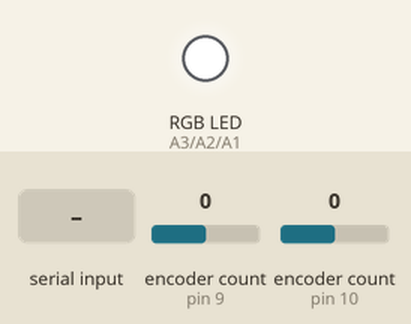
This sketch was run on a simulated Arduino Pro Mini, built with avr-gcc and run on an emulated ATmega328P. Parts: an RGB LED mixed from three pins (HIGH = lit). Inputs (shaded band) come from the test bench; at power-on: encoder count (sensors on pin 9, pin 10) 0.

Above: at 2.2 s.
2.3 s: "M" received over Serial
At 2.9 s:
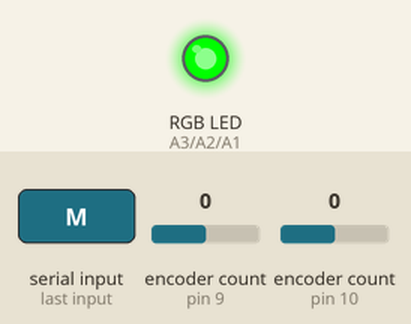
4.8 s: "C" received over Serial
At 5.6 s:
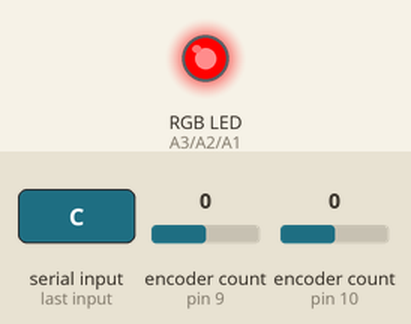
7.3 s: "O" received over Serial
At 7.9 s:
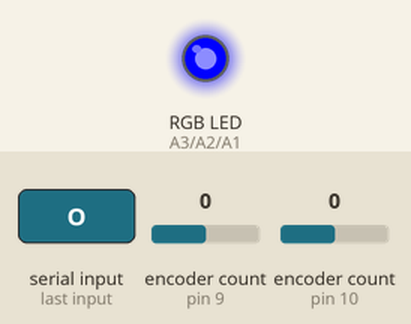
12.8 s: byte 87 (87) received over Serial
At 13.3 s:
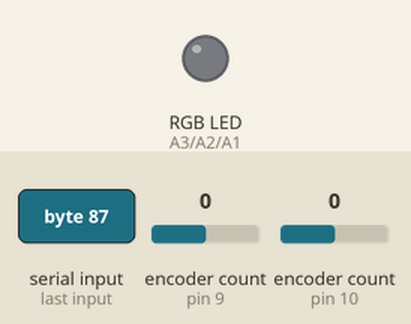
Timing chart, 0 to 15.8 s (numbered marks = the images above; inputs shaded):
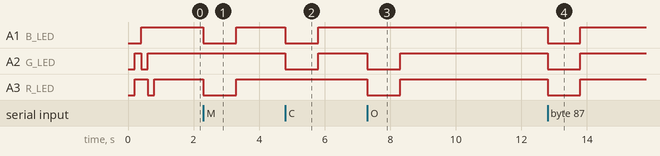

Measured:
- after the input at 2.3 s, A1 (B_LED), A3 (R_LED): HIGH → LOW at once, → HIGH 1.0 s later
- after the input at 4.8 s, A1 (B_LED), A2 (G_LED): HIGH → LOW at once, → HIGH 1.0 s later
- after the input at 7.3 s, A2 (G_LED), A3 (R_LED): HIGH → LOW at once, → HIGH 1.0 s later
- after the input at 12.8 s, A1 (B_LED), A2 (G_LED), A3 (R_LED): HIGH → LOW at once, → HIGH 1.0 s later

The sketch:

PROMINI.ino
```cpp
#include <Encoder.h>

#define B_LED   A1
#define G_LED   A2
#define R_LED   A3

#define ENC_A2   8
#define ENC_B2   10
#define ENC_A1   A0
#define ENC_B1   9

long positionLeft  = 0, positionRight = 0, newLeft, newRight;
unsigned long time_B_LED = 0, time_G_LED = 0, time_R_LED = 0, currentMillis;
String seriellString;

Encoder knobLeft(ENC_B2, ENC_A2);
Encoder knobRight(ENC_B1, ENC_A1);


void setup() {

  Serial.begin(115200);
  delay(200);

  pinMode       (B_LED,  OUTPUT);
  digitalWrite  (B_LED,  HIGH);
  pinMode       (G_LED,  OUTPUT);
  digitalWrite  (G_LED,  HIGH);
  pinMode       (R_LED,  OUTPUT);
  digitalWrite  (R_LED,  HIGH);

  digitalWrite  (B_LED,  LOW);
  delay(200);
  digitalWrite  (B_LED,  HIGH);
  digitalWrite  (G_LED,  LOW);
  delay(200);
  digitalWrite  (G_LED,  HIGH);
  digitalWrite  (R_LED,  LOW);
  delay(200);
  digitalWrite  (R_LED,  HIGH);

  delay(200);

}


void loop() {

  RGB_LED();
  read_encoder();

}

void RGB_LED(){
  currentMillis = millis();
  if (time_B_LED < currentMillis)  digitalWrite  (B_LED,  HIGH);
  if (time_G_LED < currentMillis)  digitalWrite  (G_LED,  HIGH);
  if (time_R_LED < currentMillis)  digitalWrite  (R_LED,  HIGH);
  while (Serial.available()){
    delay(2);
    char c = Serial.read();
      if(c == 66){ // B
      time_B_LED = currentMillis + 1000;
      digitalWrite  (B_LED,  LOW);
      }
      if(c == 82){ // R
      time_R_LED = currentMillis + 1000;
      digitalWrite  (R_LED,  LOW);
      }
      if(c == 71){ // G
      time_G_LED = currentMillis + 1000;
      digitalWrite  (G_LED,  LOW);
      }
      if(c == 77){ // M
      time_B_LED = currentMillis + 1000;
      digitalWrite  (B_LED,  LOW);
      time_R_LED = currentMillis + 1000;
      digitalWrite  (R_LED,  LOW);
      }
      if(c == 67){ // C
      time_B_LED = currentMillis + 1000;
      digitalWrite  (B_LED,  LOW);
      time_G_LED = currentMillis + 1000;
      digitalWrite  (G_LED,  LOW);
      }
      if(c == 79){ // O
      time_R_LED = currentMillis + 1000;
      digitalWrite  (R_LED,  LOW);
      time_G_LED = currentMillis + 1000;
      digitalWrite  (G_LED,  LOW);
      }
      if(c == 87){ // W
      time_B_LED = currentMillis + 1000;
      digitalWrite  (B_LED,  LOW);
      time_R_LED = currentMillis + 1000;
      digitalWrite  (R_LED,  LOW);
      time_G_LED = currentMillis + 1000;
      digitalWrite  (G_LED,  LOW);
      }
  }
}


void read_encoder() {
  newLeft = knobLeft.read();
  newRight = knobRight.read();
  if (newLeft != positionLeft || newRight != positionRight) {
    positionLeft = newLeft;
    positionRight = newRight;
  }
  if (positionLeft > 3) {
    Serial.println("L");
    knobLeft.write(0);
    positionLeft = 0;
  }
  if (positionLeft < -3) {
    Serial.println("l");
    knobLeft.write(0);
    positionLeft = 0;
  }

  if (positionRight > 3) {
    Serial.println("R");
    knobRight.write(0);
    positionRight = 0;
  }
  if (positionRight < -3) {
    Serial.println("r");
    knobRight.write(0);
    positionRight = 0;
  }
}
```
